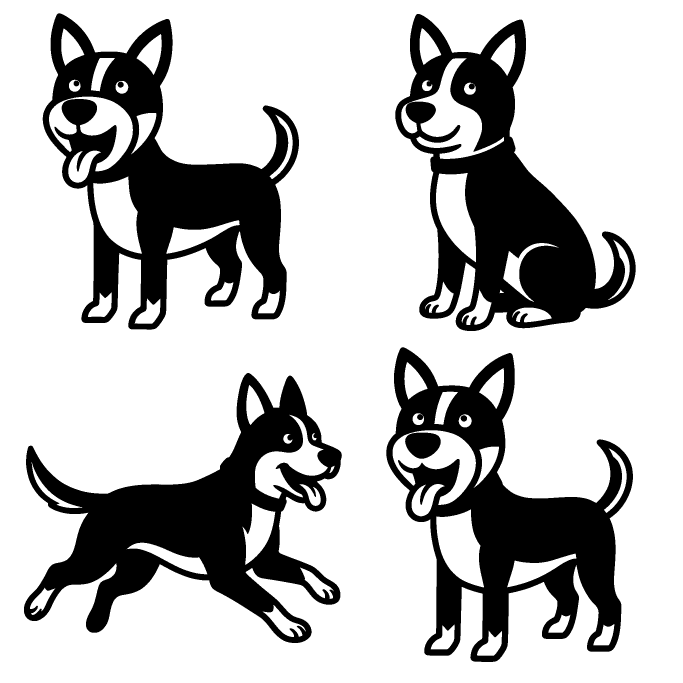
#> input picture backend/storage/creation_104/Fichier_Import_source.png, 2048 x 2048 px (shown at 1/3 size)
$ python -i svg_analyzer.py   (imports and definitions only)
#> lines starting #> are read from the running program, lines starting #| are printed output that depends on the picture; after the words box and inside, x2 and y2 are one past the last pixel; in counts of white or black regions, pixels touching at a corner belong together
"""
SVG Connectivity Analyzer & Auto-Bridging Engine
Analyse un fichier SVG ou PNG pour détecter les îles flottantes (pièces détachées)
qui tomberaient lors de la découpe laser et propose un pontage automatique (Auto-Bridge).
"""
import os
import re
import cv2
import numpy as np
from PIL import Image, ImageDraw, ImageFont
from xml.etree import ElementTree as ET
from typing import Dict, Any, List, Tuple


# [66 lines left out: function analyze_svg_connectivity, not called in this run]


def detect_floating_islands(image_path: str, min_island_area: int = 15) -> Dict[str, Any]:
    """
    Analyse précise par vision par ordinateur des pièces noires flottantes
    (îlots non reliés au corps principal du pochoir).

    Returns:
        dict: {
            "island_count": int,
            "islands": [
                {
                    "id": int,
                    "bbox": [x, y, w, h],
                    "centroid": [cx, cy],
                    "area": int
                }
            ],
            "main_body_area": int,
            "total_components": int
        }
    """
#> called with min_island_area = 15
    if not os.path.exists(image_path):
        return {"island_count": 0, "islands": [], "main_body_area": 0, "total_components": 0}

    # Load in grayscale
    img_gray = cv2.imread(image_path, cv2.IMREAD_GRAYSCALE)
#> img_gray: shape (2048, 2048); 74.1% white; 7 black regions, largest, box (x1, y1, x2, y2) and area: (72, 1119, 1026, 1929) 279566, (128, 40, 897, 989) 277249, (1186, 42, 1907, 993) 262497
    if img_gray is None:
        return {"island_count": 0, "islands": [], "main_body_area": 0, "total_components": 0}

    # Binarize: black matter is foreground (255), white background is 0
    _, binary = cv2.threshold(img_gray, 128, 255, cv2.THRESH_BINARY_INV)

    # Connected components analysis (8-connectivity)
    num_labels, labels, stats, centroids = cv2.connectedComponentsWithStats(binary, connectivity=8)
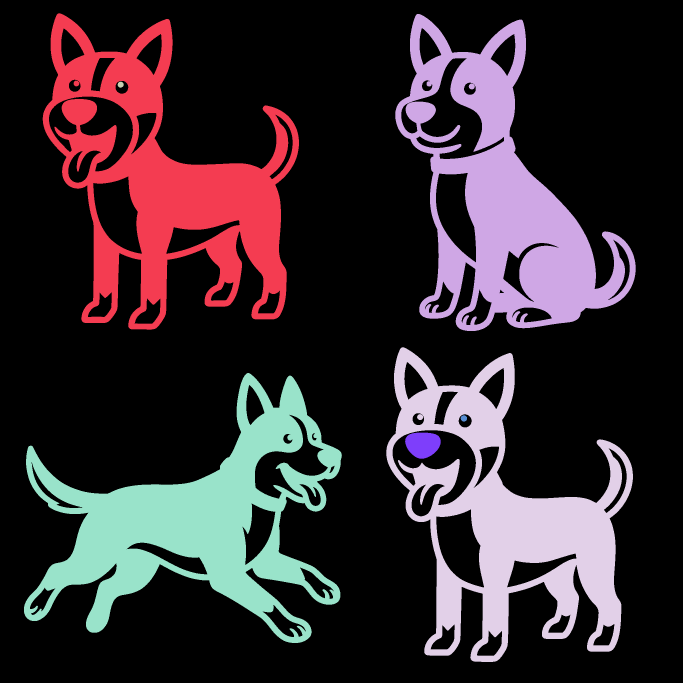
#> labels: shape (2048, 2048) int32 (shown at 1/3 size); 8 distinct labels, from 0 to 7; one colour per label, 0 black
#> num_labels = 8; stats = [[0, 0, 2048, 2048, 3107094], [128, 40, 769, 949, 277249], [1186, 42, 721, 951, 262497], [353, 245, 18, 18, 253], [1159, 1042, 740, 944, 260878], [72, 1119, 954, 810, 279566], [1382, 1246, 19, 19, 283], [1215, 1298, 107, 78, 6484]]; centroids = [[1025.8, 1008.9], [500.9, 544.7], [1511, 597.7], [361.5, 253.4], [1525.8, 1549], [584.7, 1563.3], [1391.2, 1254.8], [1268, 1332.8]]

    if num_labels <= 1:
        return {"island_count": 0, "islands": [], "main_body_area": 0, "total_components": 0}

    # Label 0 is the background. Components are 1..num_labels-1
    # Find largest component as main connected structure
    areas = [stats[i, cv2.CC_STAT_AREA] for i in range(1, num_labels)]
#> areas = [277249, 262497, 253, 260878, 279566, 283, 6484]
    main_body_idx = int(np.argmax(areas)) + 1
#> main_body_idx = 5
    main_body_area = int(stats[main_body_idx, cv2.CC_STAT_AREA])
#> main_body_area = 279566

    islands = []
    island_id = 1
    for label in range(1, num_labels):
        if label == main_body_idx:
            continue

        area = int(stats[label, cv2.CC_STAT_AREA])
        if area < min_island_area:
            continue

        x = int(stats[label, cv2.CC_STAT_LEFT])
        y = int(stats[label, cv2.CC_STAT_TOP])
        w = int(stats[label, cv2.CC_STAT_WIDTH])
        h = int(stats[label, cv2.CC_STAT_HEIGHT])
        cx, cy = centroids[label]

        islands.append({
            "id": island_id,
            "label": label,
            "bbox": [x, y, w, h],
            "centroid": [round(float(cx), 1), round(float(cy), 1)],
            "area": area
        })
        island_id += 1
#> this loop made 7 passes
#> (area, x, y, w, h, cx, cy) on passes 1, 2, 3, 4, 6, 7: (277249, 128, 40, 769, 949, 500.9, 544.7), (262497, 1186, 42, 721, 951, 1511, 597.7), (253, 353, 245, 18, 18, 361.5, 253.4), (260878, 1159, 1042, 740, 944, 1525.8, 1549), (283, 1382, 1246, 19, 19, 1391.2, 1254.8), (6484, 1215, 1298, 107, 78, 1268, 1332.8)
#> after the loop, island_id = 7; islands = 6 items

    return {
        "island_count": len(islands),
        "islands": islands,
        "main_body_area": main_body_area,
        "total_components": num_labels - 1
    }


def generate_islands_overlay(
    image_path: str,
    output_overlay_path: str,
    islands_data: List[Dict[str, Any]] = None
) -> str:
    """
    Génère une image de diagnostic visuel en surbrillance rouge clignotante/fluo
    avec pastilles numérotées sur chaque pièce flottante.
    """
    if not os.path.exists(image_path):
        return image_path

    if islands_data is None:
        analysis = detect_floating_islands(image_path)
#> analysis = 4 items
        islands_data = analysis["islands"]
#> islands_data = 6 items

    img_bgr = cv2.imread(image_path)
#> img_bgr is the input picture: shape (2048, 2048, 3); 74.1% white; 7 black regions, largest, box (x1, y1, x2, y2) and area: (72, 1119, 1026, 1929) 279566, (128, 40, 897, 989) 277249, (1186, 42, 1907, 993) 262497
    if img_bgr is None:
        return image_path

    h, w = img_bgr.shape[:2]
#> h = 2048; w = 2048
    overlay = img_bgr.copy()

    # Load binary for contours
    img_gray = cv2.cvtColor(img_bgr, cv2.COLOR_BGR2GRAY)
    _, binary = cv2.threshold(img_gray, 128, 255, cv2.THRESH_BINARY_INV)
    num_labels, labels, _, _ = cv2.connectedComponentsWithStats(binary, connectivity=8)
#> num_labels = 8

    for item in islands_data:
        lbl = item.get("label")
        bx, by, bw, bh = item["bbox"]
        idx = item["id"]

        # Red mask on island
        if lbl and lbl < num_labels:
            island_mask = (labels == lbl).astype(np.uint8) * 255
            # Draw semi-transparent bright red
            overlay[island_mask > 0] = [68, 68, 239]  # BGR for #EF4444

        # Red bounding rectangle
        cv2.rectangle(overlay, (bx - 3, by - 3), (bx + bw + 3, by + bh + 3), (68, 68, 239), 2)

        # Numbered circle badge
        badge_x = max(10, bx - 10)
        badge_y = max(10, by - 10)
        cv2.circle(overlay, (badge_x, badge_y), 12, (68, 68, 239), -1)
        cv2.putText(overlay, str(idx), (badge_x - 4, badge_y + 4), cv2.FONT_HERSHEY_SIMPLEX, 0.45, (255, 255, 255), 1, cv2.LINE_AA)
#> this loop made 6 passes
#> (lbl, bx, by, bw, bh, badge_x, badge_y) on passes 1 to 6: (1, 128, 40, 769, 949, 118, 30), (2, 1186, 42, 721, 951, 1176, 32), (3, 353, 245, 18, 18, 343, 235), (4, 1159, 1042, 740, 944, 1149, 1032), (6, 1382, 1246, 19, 19, 1372, 1236), (7, 1215, 1298, 107, 78, 1205, 1288)
#> pass 1, in generate_islands_overlay, `island_mask = (labels == lbl).astype(np.uint8) * 255`:
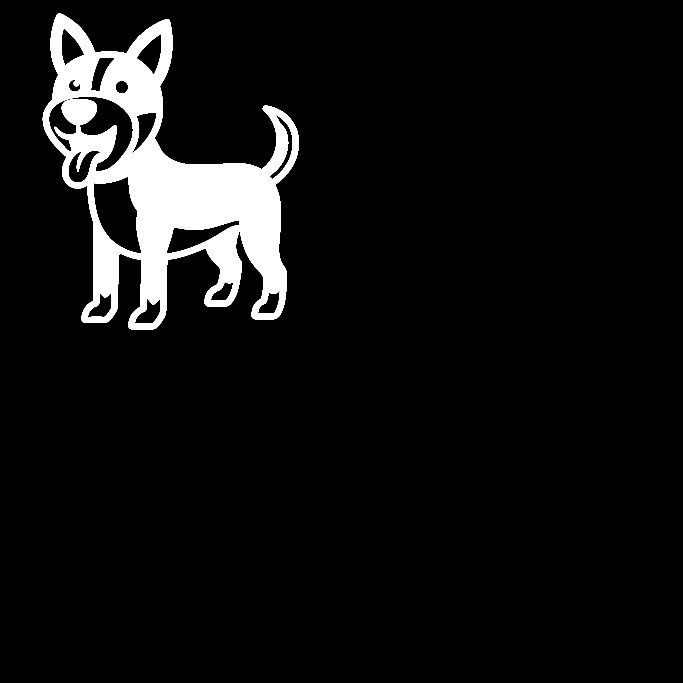
#> island_mask: shape (2048, 2048) (shown at 1/3 size); 6.6% white; 1 white region, box (x1, y1, x2, y2) and area: (128, 40, 897, 989) 277249
#> pass 2, in generate_islands_overlay, `island_mask = (labels == lbl).astype(np.uint8) * 255`:
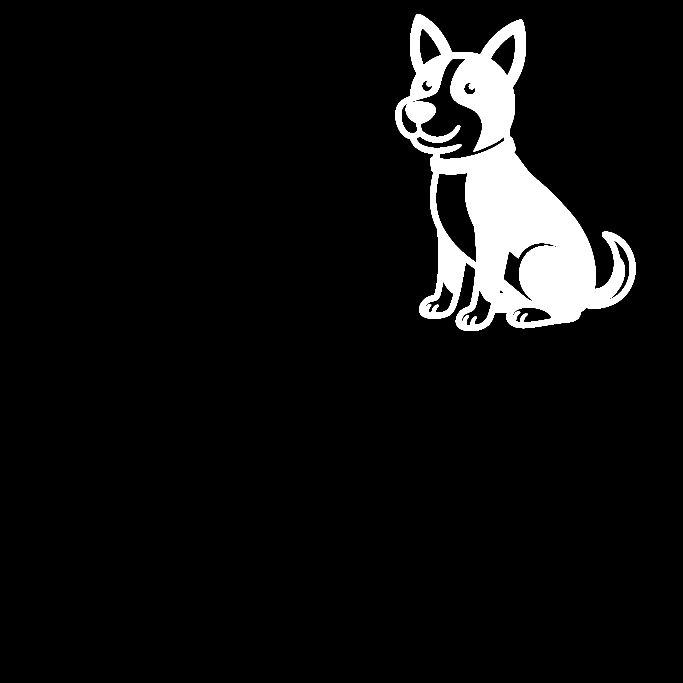
#> island_mask: shape (2048, 2048) (shown at 1/3 size); 6.3% white; 1 white region, box (x1, y1, x2, y2) and area: (1186, 42, 1907, 993) 262497
#> pass 3, in generate_islands_overlay, `island_mask = (labels == lbl).astype(np.uint8) * 255`:
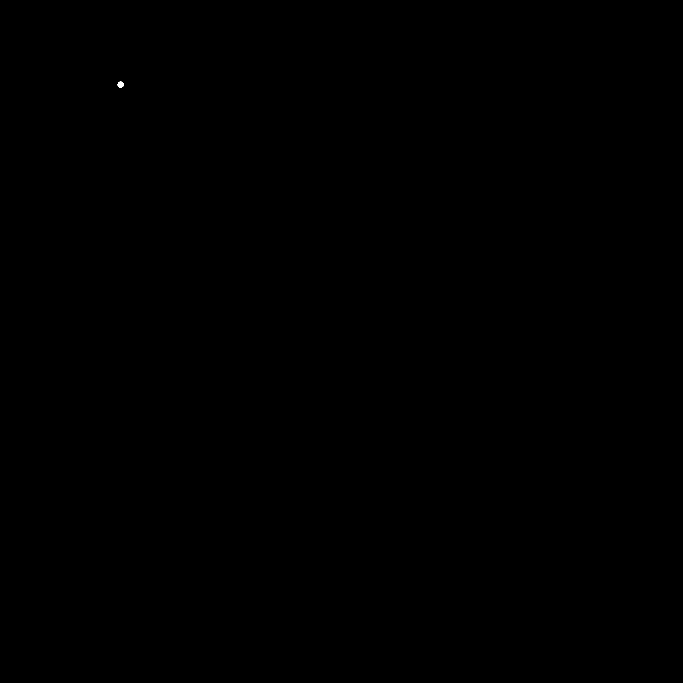
#> island_mask: shape (2048, 2048) (shown at 1/3 size); 0.01% white; 1 white region, box (x1, y1, x2, y2) and area: (353, 245, 371, 263) 253
#> after the loop:
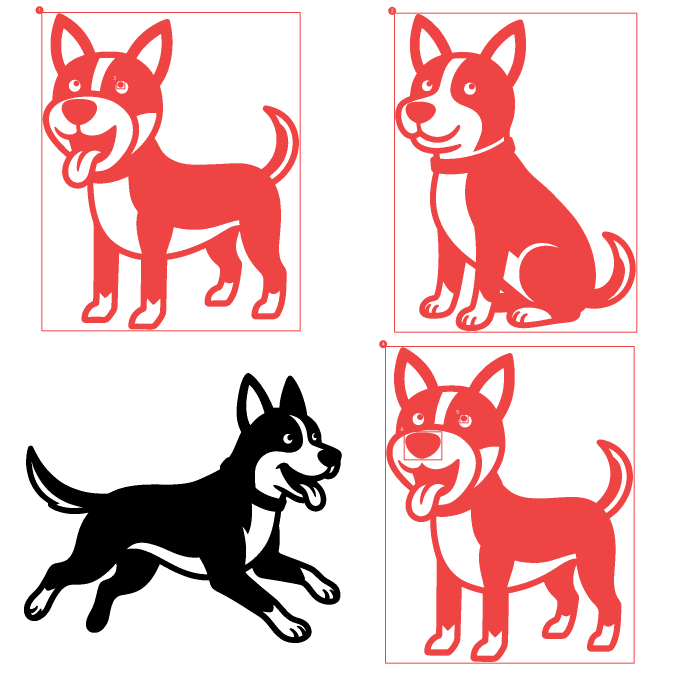
#> overlay: shape (2048, 2048, 3) (shown at 1/3 size); mean B, G, R 200.5, 200.5, 234.8

    # Blend overlay with original (70% overlay, 30% original)
    blended = cv2.addWeighted(overlay, 0.75, img_bgr, 0.25, 0)
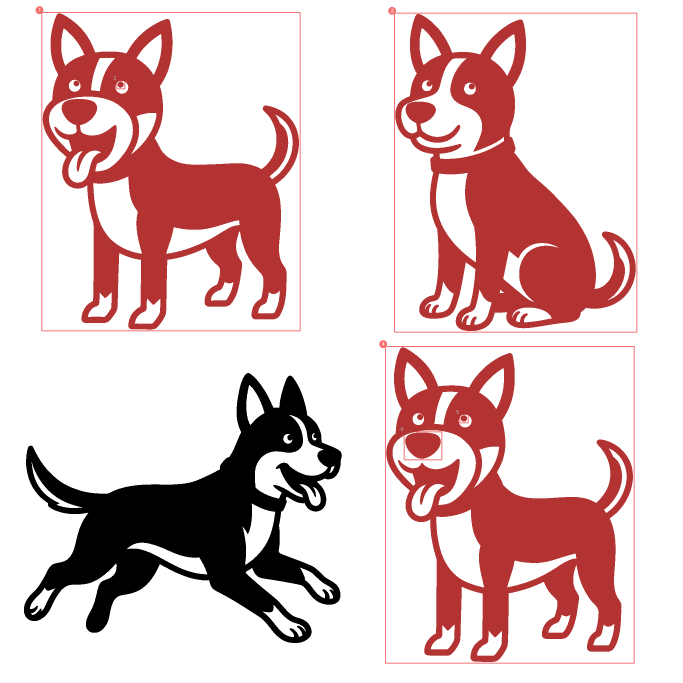
#> blended: shape (2048, 2048, 3) (shown at 1/3 size); mean B, G, R 197.6, 197.6, 223.3

    # Add top banner
    banner_text = f"DIAGNOSTIC LASER : {len(islands_data)} ILOT(S) FLOTTANT(S) DETECTE(S)" if islands_data else "DIAGNOSTIC LASER : 100% CONNECTE (ZERO ILOT)"
    banner_color = (68, 68, 239) if islands_data else (16, 185, 129)
#> banner_color = (68, 68, 239)
    cv2.rectangle(blended, (0, 0), (w, 35), banner_color, -1)
    cv2.putText(blended, banner_text, (20, 23), cv2.FONT_HERSHEY_SIMPLEX, 0.55, (255, 255, 255), 2, cv2.LINE_AA)

    out_dir = os.path.dirname(output_overlay_path)
    if out_dir:
        os.makedirs(out_dir, exist_ok=True)
    cv2.imwrite(output_overlay_path, blended)
    return output_overlay_path


# [102 lines left out: function auto_bridge_stencil, not called in this run]

>>> result = generate_islands_overlay('../../storage/creation_104/Fichier_Import_source.png', 'out.png')

$ run again, on backend/storage/creation_104/element_1.png
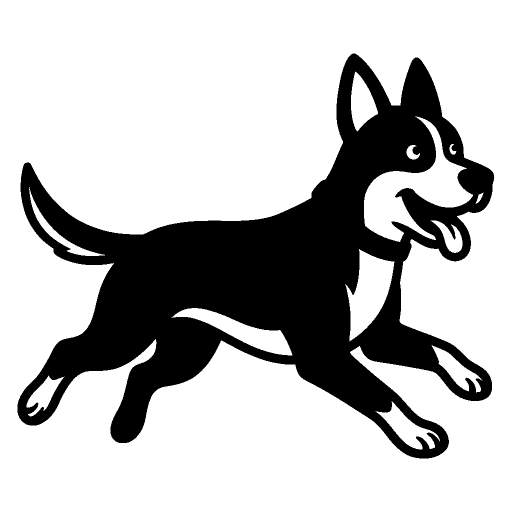
#> input picture backend/storage/creation_104/element_1.png, 1024 x 1024 px (shown at 1/2 size)
#> img_gray: shape (1024, 1024); 73.3% white; 1 black region, box (x1, y1, x2, y2) and area: (35, 107, 989, 917) 279566
#> in detect_floating_islands, `num_labels, labels, stats, centroids = cv2.connectedComponentsWithStat..`: num_labels = 2; stats = [[0, 0, 1024, 1024, 769010], [35, 107, 954, 810, 279566]]; centroids = [[498.3, 497], [547.7, 551.3]]
#> areas = [279566]
#> main_body_idx = 1
#> main_body_area = 279566
#> after the loop in detect_floating_islands, `for label in range(1, num_labels):`: island_id = 1; islands = []
#> analysis = {'island_count': 0, 'islands': [], 'main_body_area': 279566, 'total_components': 1}
#> islands_data = []
#> in generate_islands_overlay, img_bgr is the input picture: shape (1024, 1024, 3); 73.3% white; 1 black region, box (x1, y1, x2, y2) and area: (35, 107, 989, 917) 279566
#> in generate_islands_overlay, `num_labels, labels, _, _ = cv2.connectedComponentsWithStats(binary, co..`: num_labels = 2
#> banner_color = (16, 185, 129)
#> in generate_islands_overlay, `cv2.putText(blended, banner_text, (20, 23), cv2.FONT_HERSHEY_SIMPLEX, ..`:
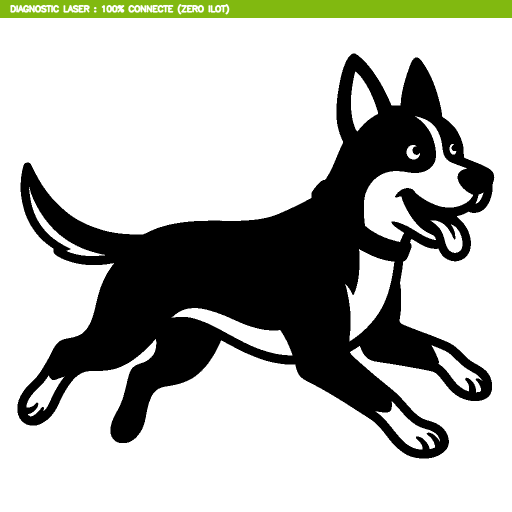
#> blended: shape (1024, 1024, 3) (shown at 1/2 size); mean B, G, R 179.5, 184.8, 183

$ run again, on backend/storage/creation_104/element_2.png
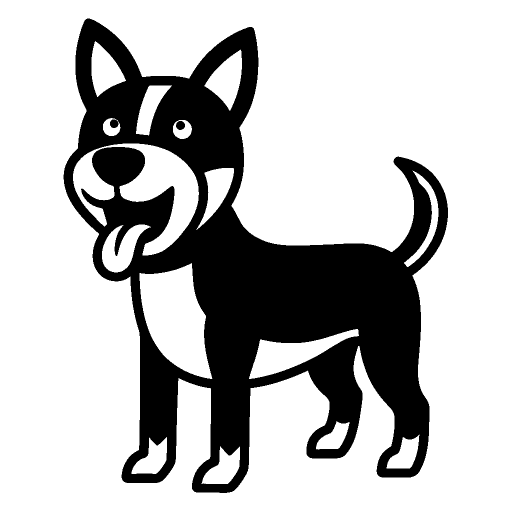
#> input picture backend/storage/creation_104/element_2.png, 1024 x 1024 px (shown at 1/2 size)
#> img_gray: shape (1024, 1024); 73.5% white; 2 black regions, box (x1, y1, x2, y2) and area: (127, 37, 896, 986) 277249, (352, 242, 370, 260) 253
#> in detect_floating_islands, `num_labels, labels, stats, centroids = cv2.connectedComponentsWithStat..`:
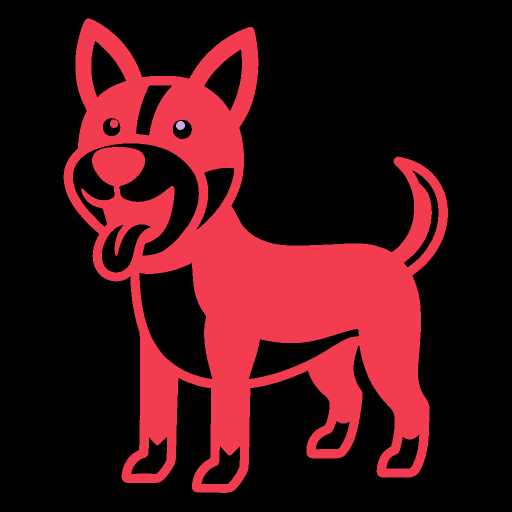
#> labels: shape (1024, 1024) int32 (shown at 1/2 size); 3 distinct labels, from 0 to 2; one colour per label, 0 black
#> in detect_floating_islands, `num_labels, labels, stats, centroids = cv2.connectedComponentsWithStat..`: num_labels = 3; stats = [[0, 0, 1024, 1024, 771074], [127, 37, 769, 949, 277249], [352, 242, 18, 18, 253]]; centroids = [[515.7, 500.7], [499.9, 541.7], [360.5, 250.4]]
#> areas = [277249, 253]
#> main_body_idx = 1
#> main_body_area = 277249
#> the loop in detect_floating_islands, `for label in range(1, num_labels):` made 2 passes
#> (area, x, y, w, h, cx, cy) on pass 2: (253, 352, 242, 18, 18, 360.5, 250.4)
#> after the loop in detect_floating_islands, `for label in range(1, num_labels):`: island_id = 2; islands = 1 item
#> analysis = 4 items
#> islands_data = 1 item
#> in generate_islands_overlay, img_bgr is the input picture: shape (1024, 1024, 3); 73.5% white; 2 black regions, box (x1, y1, x2, y2) and area: (127, 37, 896, 986) 277249, (352, 242, 370, 260) 253
#> in generate_islands_overlay, `num_labels, labels, _, _ = cv2.connectedComponentsWithStats(binary, co..`: num_labels = 3
#> the loop in generate_islands_overlay, `for item in islands_data:` made 1 pass
#> (lbl, bx, by, bw, bh, idx, badge_x, badge_y) on pass 1: (2, 352, 242, 18, 18, 1, 342, 232)
#> banner_color = (68, 68, 239)
#> in generate_islands_overlay, `cv2.putText(blended, banner_text, (20, 23), cv2.FONT_HERSHEY_SIMPLEX, ..`:
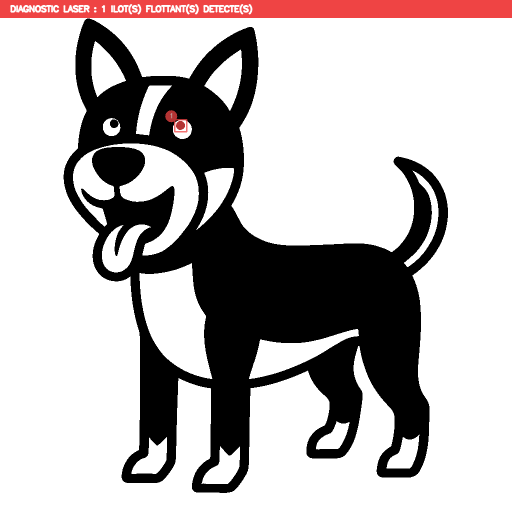
#> blended: shape (1024, 1024, 3) (shown at 1/2 size); mean B, G, R 181.7, 181.7, 187.1
